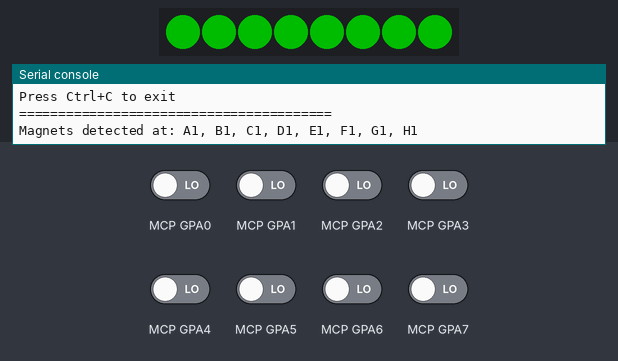
The program below on a simulated ESP32 board running MicroPython. Shown: 8 RGB LEDs in strip order, left to right, the last lines printed to the serial console. Inputs (shaded band) come from the test bench; at power-on: MCP GPA0–7 LOW. Dim RGB values are drawn brighter than linear.

Above: at 2.8 s.
2.9 s: MCP GPA0 driven HIGH
At 4.1 s:
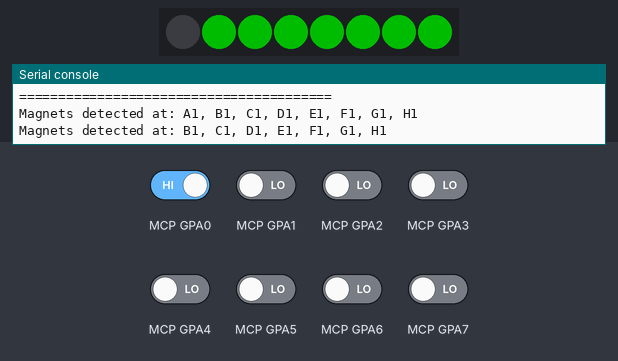
4.4 s: MCP GPA1 driven HIGH
At 4.9 s:
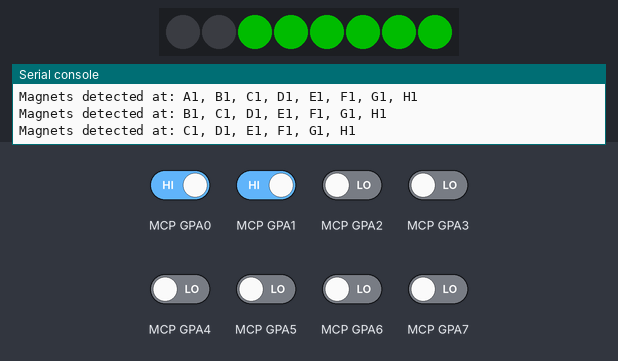
5.9 s: MCP GPA2 driven HIGH
At 6.7 s:
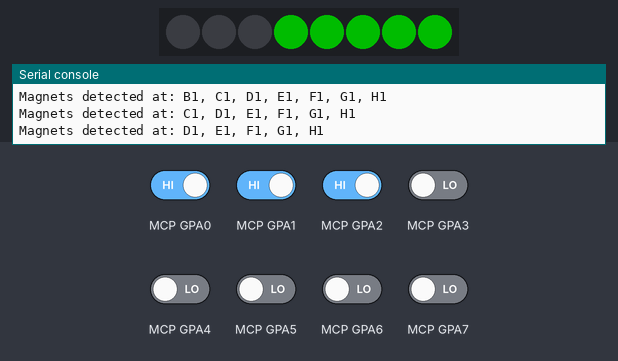
7.4 s: MCP GPA3 driven HIGH
At 8.6 s:
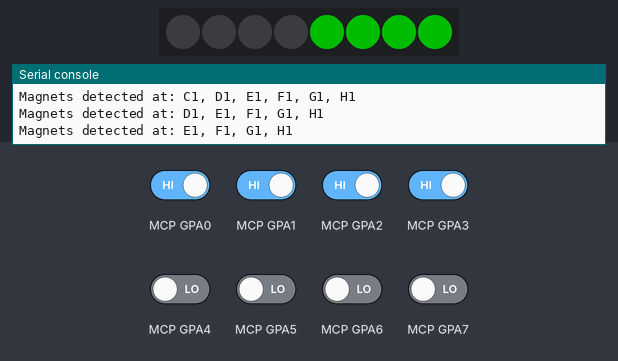
8.9 s: MCP GPA4 driven HIGH
At 9.3 s:
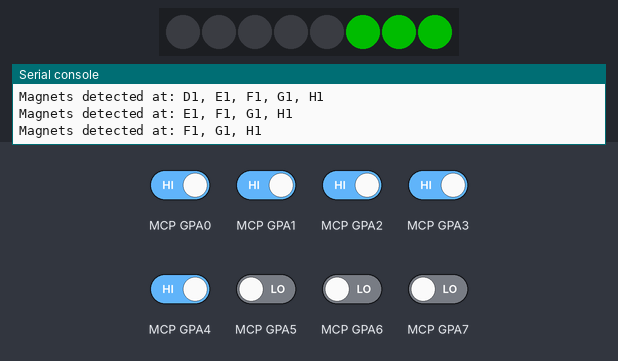
10.4 s: MCP GPA5 driven HIGH
At 11.2 s:
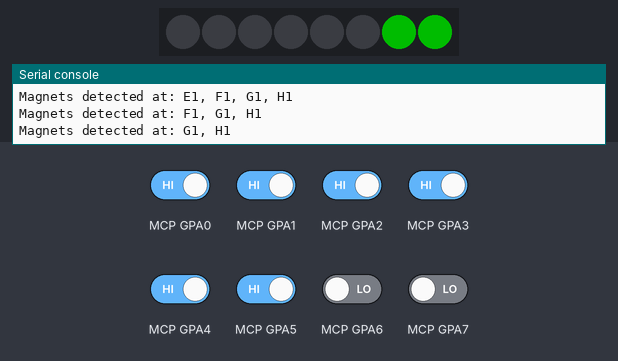
Timing chart, 0 to 12.9 s (numbered marks = the images above; inputs shaded):
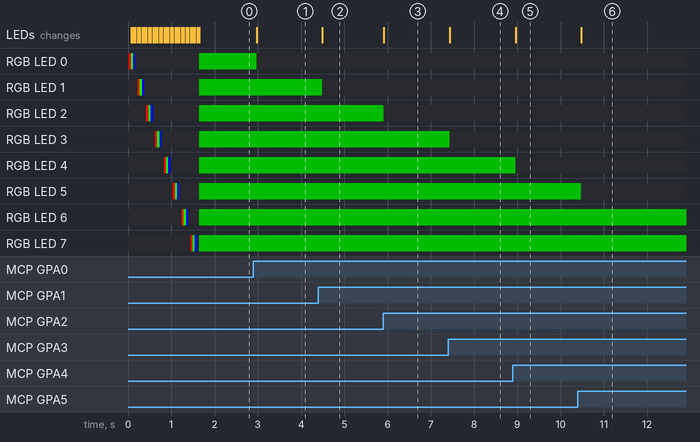

Measured:
- after the input at 2.9 s, RGB LED 0: RGB(0, 76, 0) → off after 0.07 s; the LEDs: change after 0.07 s (image 1)
- after the input at 4.4 s, RGB LED 1: RGB(0, 76, 0) → off after 0.10 s; the LEDs: change after 0.10 s (image 2)
- after the input at 5.9 s, RGB LED 2: RGB(0, 76, 0) → off at once; the LEDs: change at once (image 3)
- after the input at 7.4 s, RGB LED 3: RGB(0, 76, 0) → off at once; the LEDs: change at once (image 4)
- after the input at 8.9 s, RGB LED 4: RGB(0, 76, 0) → off after 0.06 s; the LEDs: change after 0.06 s (image 5)
- after the input at 10.4 s, RGB LED 5: RGB(0, 76, 0) → off after 0.08 s; the LEDs: change after 0.08 s (image 6)

The program:

ChessTestScrip1x8.py
```python
from machine import Pin, I2C
import neopixel
import time

# Configuration constants
frequency = 50  # Configurable frequency in ms for RGB test sequence
BRIGHTNESS = 0.3  # 40% brightness for hall-sensor test

# I2C-Setup für MCP23017 (SCL=D5=GPIO23, SDA=D4=GPIO22)
i2c = I2C(0, scl=Pin(23), sda=Pin(22), freq=100000)

# Neopixel-Setup - will be initialized after I2C scan
NEOPIXEL_PIN = Pin(18)
NUM_PIXELS = 0  # Will be set based on connected I2C devices
np = None  # Will be initialized after I2C scan

# MCP23017 Register addresses
IODIRA = 0x00  # I/O Direction Register für Port A
GPIOA  = 0x12  # Input Register für Port A

# Valid I2C addresses for the PCBs (0x20 to 0x27)
VALID_ADDRESSES = [0x20, 0x21, 0x22, 0x23, 0x24, 0x25, 0x26, 0x27]

def clear_all_leds():
    """Turn off all Neopixels"""
    if np is None:
        return
    for i in range(NUM_PIXELS):
        np[i] = (0, 0, 0)
    np.write()

def scale_brightness(color, brightness):
    """Scale RGB color by brightness factor (0.0 to 1.0)"""
    return tuple(int(c * brightness) for c in color)

# =============================================================================
# STEP 1: I2C Address Detection
# =============================================================================
def step1_scan_i2c():
    """Scan for MCP23017 at addresses 0x20-0x27, return list of found addresses"""
    global NUM_PIXELS, np

    print("=" * 40)
    print("STEP 1: I2C Address Detection")
    print("=" * 40)

    found_addresses = []
    devices = i2c.scan()

    # Check all permissible addresses from 0x20 to 0x27
    for addr in VALID_ADDRESSES:
        if addr in devices:
            found_addresses.append(addr)
            print(f"Found MCP23017 at address: 0x{addr:02X}")

    # Print total number of devices found
    device_count = len(found_addresses)
    print(f"\nTotal devices connected to I2C bus: {device_count}")

    # Calculate number of Neopixels (8 per device)
    NUM_PIXELS = device_count * 8
    print(f"Number of Neopixels available: {NUM_PIXELS}")

    if device_count == 0:
        print("ERROR: No MCP23017 found at addresses 0x20-0x27!")
        print(f"All devices found on I2C bus: {['0x{:02X}'.format(d) for d in devices]}")
    else:
        # Initialize Neopixel strip with calculated number of LEDs
        np = neopixel.NeoPixel(NEOPIXEL_PIN, NUM_PIXELS)

    print()
    return found_addresses

# =============================================================================
# STEP 2: Neopixel RGB Test Sequence
# =============================================================================
def step2_neopixel_rgb_test():
    """Test each Neopixel with RGB sequence: red -> green -> blue -> off"""
    print("=" * 40)
    print("STEP 2: Neopixel RGB Test Sequence")
    print(f"Frequency: {frequency}ms per color")
    print(f"Testing {NUM_PIXELS} Neopixels")
    print("=" * 40)

    if np is None or NUM_PIXELS == 0:
        print("ERROR: No Neopixels available (no I2C devices found)")
        print()
        return

    colors = [
        ((255, 0, 0), "red"),
        ((0, 255, 0), "green"),
        ((0, 0, 255), "blue")
    ]

    for led_num in range(NUM_PIXELS):
        print(f"Testing LED {led_num + 1}...")

        for color, color_name in colors:
            # Clear all LEDs first
            clear_all_leds()
            # Set only current LED to current color
            np[led_num] = color
            np.write()
            #print(f"  LED {led_num + 1} -> {color_name}")
            time.sleep_ms(frequency)

        # Turn off after RGB cycle
        clear_all_leds()
        print(f"  LED {led_num + 1} -> off")
        time.sleep_ms(frequency)

    print("Neopixel RGB test completed.")
    print()

# =============================================================================
# STEP 3: Hall-Sensor Continuous Detection Loop
# =============================================================================
def sensor_to_coordinate(row, col):
    """Convert row (0-7) and column (0-7) to chess coordinate (e.g., 'A1')"""
    column_letter = chr(ord('A') + col)
    row_number = row + 1
    return f"{column_letter}{row_number}"

def step3_hall_sensor_loop(mcp_addresses):
    """Continuously detect hall-sensors, print coordinates and light up LEDs"""
    print("=" * 40)
    print("STEP 3: Hall-Sensor Detection Loop")
    print(f"Monitoring {len(mcp_addresses)} MCP23017 device(s)")
    print(f"LED brightness: {int(BRIGHTNESS * 100)}%")
    print("Press Ctrl+C to exit")
    print("=" * 40)

    # Configure all MCP23017s: Set all GPA0-GPA7 as inputs
    for addr in mcp_addresses:
        i2c.writeto_mem(addr, IODIRA, bytes([0xFF]))

    # Green color at configured brightness
    green = scale_brightness((0, 255, 0), BRIGHTNESS)

    # Track previous detection state
    last_detection = None

    while True:
        detected_coordinates = []

        # Clear all LEDs first
        for i in range(NUM_PIXELS):
            np[i] = (0, 0, 0)

        # Read from all connected MCP23017s
        for addr in mcp_addresses:
            # Calculate row number from address (0x20 = row 0, 0x21 = row 1, etc.)
            row = addr - 0x20

            # Read current state of GPA0-GPA7
            sensor_states = int.from_bytes(i2c.readfrom_mem(addr, GPIOA, 1), 'little')

            # Find sensors with detected magnets (LOW = magnet detected due to pull-up)
            for col in range(8):
                if (sensor_states & (1 << col)) == 0:  # LOW = magnet detected
                    coord = sensor_to_coordinate(row, col)
                    detected_coordinates.append(coord)
                    # Light up corresponding LED in green
                    led_index = row * 8 + col
                    np[led_index] = green

        # Update LEDs
        np.write()

        # Print coordinates if detection changed
        current_state = tuple(detected_coordinates)
        if current_state != last_detection:
            if detected_coordinates:
                print(f"Magnets detected at: {', '.join(detected_coordinates)}")
            else:
                print("No magnets detected")
            last_detection = current_state

        time.sleep_ms(100)

# =============================================================================
# MAIN TEST PROGRAM
# =============================================================================
def main():
    print()
    print("*" * 40)
    print("  MCP23017 + Neopixel Module Test")
    print("  for Remote Chess PCB")
    print("*" * 40)
    print()

    # STEP 1: Scan for I2C addresses
    mcp_addresses = step1_scan_i2c()

    if not mcp_addresses:
        print("Test aborted: No MCP23017 found.")
        return

    # Clear all LEDs at start (now that np is initialized)
    clear_all_leds()

    # STEP 2: Neopixel RGB test sequence
    step2_neopixel_rgb_test()

    # STEP 3: Hall-sensor continuous detection loop (all found addresses)
    step3_hall_sensor_loop(mcp_addresses)

# Run the test program
if __name__ == "__main__":
    main()
```
